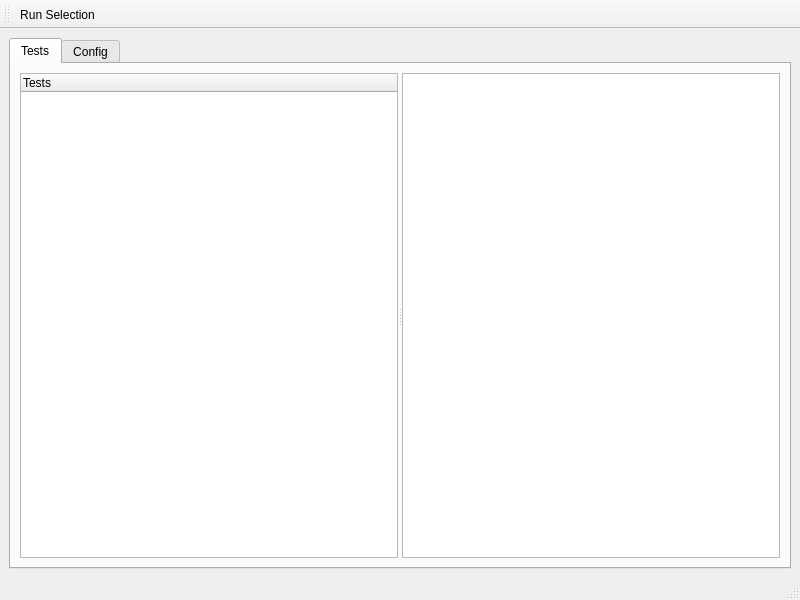
<?xml version="1.0" encoding="UTF-8"?>
<ui version="4.0">
 <class>MainWindow</class>
 <widget class="QMainWindow" name="MainWindow">
  <property name="geometry">
   <rect>
    <x>0</x>
    <y>0</y>
    <width>800</width>
    <height>600</height>
   </rect>
  </property>
  <property name="windowTitle">
   <string>MainWindow</string>
  </property>
  <widget class="QWidget" name="centralwidget">
   <layout class="QGridLayout" name="gridLayout">
    <item row="0" column="0">
     <widget class="QTabWidget" name="tabWidget">
      <property name="currentIndex">
       <number>0</number>
      </property>
      <widget class="QWidget" name="m">
       <attribute name="title">
        <string>Tests</string>
       </attribute>
       <layout class="QGridLayout" name="gridLayout_2">
        <item row="0" column="0">
         <widget class="QSplitter" name="splitter">
          <property name="orientation">
           <enum>Qt::Horizontal</enum>
          </property>
          <widget class="QTreeWidget" name="mTestTree">
           <property name="selectionMode">
            <enum>QAbstractItemView::ExtendedSelection</enum>
           </property>
           <column>
            <property name="text">
             <string>Tests</string>
            </property>
           </column>
          </widget>
          <widget class="QTextEdit" name="mResultsText"/>
         </widget>
        </item>
       </layout>
      </widget>
      <widget class="QWidget" name="tab_2">
       <attribute name="title">
        <string>Config</string>
       </attribute>
      </widget>
     </widget>
    </item>
   </layout>
  </widget>
  <widget class="QMenuBar" name="menubar">
   <property name="geometry">
    <rect>
     <x>0</x>
     <y>0</y>
     <width>800</width>
     <height>21</height>
    </rect>
   </property>
  </widget>
  <widget class="QStatusBar" name="statusbar"/>
  <widget class="QToolBar" name="toolBar">
   <property name="windowTitle">
    <string>toolBar</string>
   </property>
   <attribute name="toolBarArea">
    <enum>TopToolBarArea</enum>
   </attribute>
   <attribute name="toolBarBreak">
    <bool>false</bool>
   </attribute>
   <addaction name="actionRun_Selection"/>
  </widget>
  <action name="actionRun_Selection">
   <property name="text">
    <string>Run Selection</string>
   </property>
  </action>
 </widget>
 <resources/>
 <connections/>
</ui>
